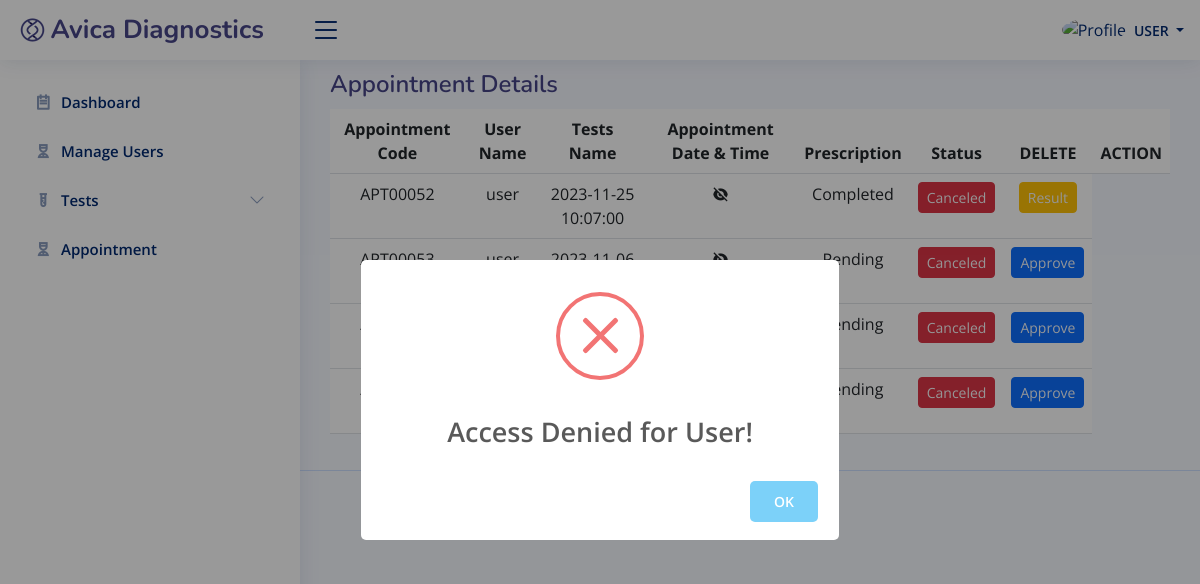
The app's page /admin/appointment.php (signed in) with its own data.
### tables this page shows
CREATE TABLE `tb_appointment_list` (
  `apt_id` int(10) NOT NULL,
  `code` varchar(100) NOT NULL,
  `user_id` int(10) NOT NULL,
  `schedule` datetime NOT NULL,
  `pres` varchar(150) NOT NULL,
  `price` int(10) NOT NULL,
  `status` int(50) NOT NULL,
  `date_created` datetime NOT NULL,
  `date_updated` datetime DEFAULT NULL
);

CREATE TABLE `tb_user` (
  `id` int(10) NOT NULL,
  `fname` text NOT NULL,
  `lname` text NOT NULL,
  `gender` varchar(30) NOT NULL,
  `contact` varchar(100) NOT NULL,
  `username` varchar(50) NOT NULL,
  `email` text NOT NULL,
  `pass` text NOT NULL,
  `dob` date NOT NULL,
  `address` text NOT NULL,
  `usertype` text NOT NULL,
  `date_created` datetime NOT NULL,
  `date_updated` datetime DEFAULT NULL
);

### admin/appointment.php (the view, shortened to what this page needs)
<?php
	include('constant/security.php');
	include('constant/header.php');
	include('constant/sidebar.php');
?>
<main id="main" class="main">
    <div class="pagetitle">
      <h1>Appointment Details</h1>
    </div>
    <section class="section">
      <div class="row">
        <div class="col-lg-12">
          <table class="table">
            <thead>
              <tr class="text-center ">
                <th scope="col">Appointment Code</th>
                <th scope="col">User Name</th>
                <th scope="col">Tests Name</th>
                <th scope="col">Appointment Date & Time</th>
                <th scope="col">Prescription</th>
                <th scope="col">Status</th>
                <th scope="col">DELETE</th>
                <th scope="col">ACTION</th>
              </tr>
            </thead>
            <tbody>
            <?php
              $sql = "SELECT
                          al.code AS appointment_code,
                          u.username AS user_name,
                          -- t.test_name AS test_name,
                          al.schedule,
                          al.status ,
                          al.apt_id ,
                          al.pres
                      FROM
                          tb_appointment_list al
                      JOIN
                          tb_user u ON al.user_id = u.id
                      -- JOIN
                      --     tb_test t ON al.test_id = t.test_id;";
              $result = $conn->query($sql);
              if ($result->num_rows > 0) {
                while ($row = $result->fetch_assoc()) {
                  echo '<tr class="text-center ">';
                  echo '<td>' . $row["appointment_code"] . '</td>';
                  echo '<td>' . $row["user_name"] . '</td>';
                  echo '<td>' . $row["schedule"] . '</td>';
                  echo "<td>" ?>
                  <?php
                  $pres=$row["pres"];
                  if($pres!==""){
                  ?>
                    <a class="d-flex justify-content-center link-dark" href=<?php echo "../assets/upload/".$row["pres"]; ?> >  <i class="ri-eye-fill"></i></a>
                  <?php
                  } else {
                  ?>
                    <i  class="ri-eye-off-fill d-flex justify-content-center "></i>
                  <?php
                  }
                  echo "<td>" ?>
                  <?php
                  $status=$row['status'];
                  if($status==0){
                    ?>
                    Pending
                    <?php
                  } elseif($status==1) {
                    ?>
                    Approved
                    <?php
                  } else {
                    ?>
                    Completed
                    <?php
                  }
                  ?>
                  <?php "</td>";
                  echo "<td>";
                  ?>
                    <button class="btn btn-danger btn-sm">
                      <a class="link-light" href="delete.php?apt_id=<?php echo $row["apt_id"]; ?>">Canceled</a>
                    </button>
                  <?php "</td>";
                    echo "<td>";
                    $status=$row['status'];
                    if($status==0){
                  ?>
                  <button class="btn btn-primary btn-sm">
                    <a class="link-light" href="update.php?apt_id=<?php echo $row["apt_id"]; ?>">Approve</a>
                  </button>
                  <?php
                    } elseif($status==1) {
                  ?>
                  <button class="btn btn-success btn-sm">
                    <a class="link-light" href="update.php?apt_id=<?php echo $row["apt_id"]; ?>">Complete</a>
                  </button>
                  <?php
                    } else {
                  ?>
                  <button class="btn btn-warning btn-sm">
                    <a class="link-light" href="result.php?apt_id=<?php echo $row["apt_id"]; ?>">Result</a>
                  </button>
                  <?php
                    }
                  echo "</td>";
                  echo "</tr>";
                }
              }
            ?>
            </tbody>
          </table>
        </div>
      </div>
    </section>
  </main>
<?php
include('constant/footer.php');
?>

### admin/assets/css/style.css (style rules this page uses)
:root { scroll-behavior: smooth; }
body { font-family: "Open Sans", sans-serif; background: #f6f9ff; color: #444444; }
a { color: #4154f1; text-decoration: none; }
h1, h2, h3, h4, h5, h6 { font-family: "Nunito", sans-serif; }
#main { margin-top: 50px; padding: 20px 30px; transition: all 0.3s; }
.pagetitle { margin-bottom: 10px; }
.pagetitle h1 { font-size: 24px; margin-bottom: 0; font-weight: 600; color: rgb(71, 69, 136); }
@media (min-width: 1200px) { #main, #footer { margin-left: 300px; } }

### records on screen
tb_appointment_list: code "APT00052", user.username "user", schedule "2023-11-25 10:07:00", status "Completed"
tb_appointment_list: code "APT00053", user.username "user", schedule "2023-11-06…", status "Pending"
tb_appointment_list: status "Pending"
tb_appointment_list: status "Pending"

### other values on screen
$_SESSION['usertype'] "USER"
